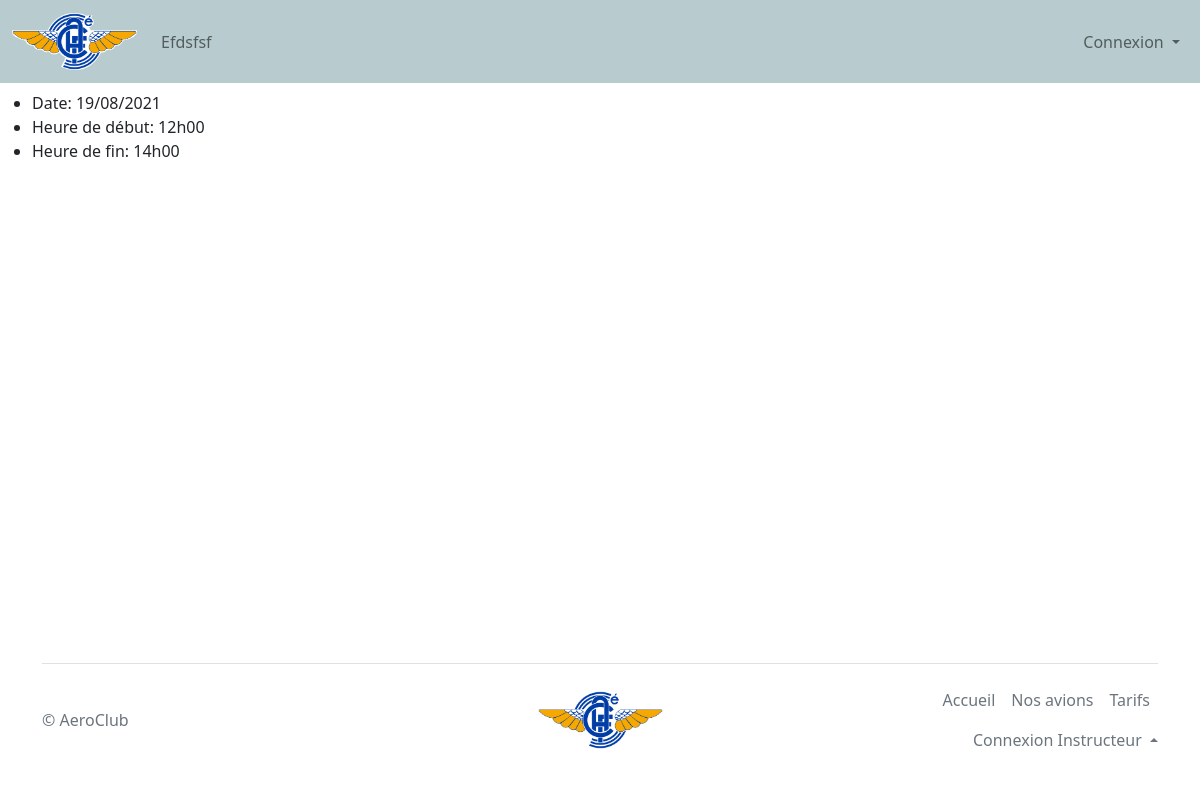
The app's page /activity.php?id=3 with its own data.
### tables this page shows
CREATE TABLE `schedule` (
  `id` int(11) NOT NULL,
  `id_member` int(11) NOT NULL,
  `id_activity` int(11) NOT NULL,
  `id_trainer` int(11) NOT NULL,
  `id_plane` int(11) NOT NULL,
  `start` datetime NOT NULL,
  `end` datetime NOT NULL
);

### src/Calendar/Activities.php (called while the page is built, shortened)
<?php
class Activities
{
    public function find(int $id): array
    {
        $db = getDatabaseConnection();
        $result = $db->query("SELECT * From schedule WHERE id = $id LIMIT 1")->fetch();
        return $result;
    }
}

### activity.php (the view, shortened to what this page needs)
<?php require 'src/Calendar/Activities.php'; ?>
<!DOCTYPE html>
<html lang="en">
<head>
    <?php include 'utils/head.php'; ?>
    <link rel="stylesheet" href="CSS/calendar.css">
</head>
<body class="d-flex flex-column h-100">    <?php
    include 'utils/header.php';
    $activities = new Calendar\Activities();
    try {
        $activity = $activities->find($_GET['id']);
    } catch (\Exception $e) {
        e404();
    }
    ?>
    <ul>
        <li>Date: <?= (new DateTime($activity['start']))->format('d/m/Y'); ?></li>
        <li>Heure de début: <?= (new DateTime($activity['start']))->format('H\hi'); ?></li>
        <li>Heure de fin: <?= (new DateTime($activity['end']))->format('H\hi'); ?></li>
    </ul>
    <?php include 'utils/footer.php'; ?>
</body>
</html>

### CSS/parallax.css (style rules this page uses)
body, html { height: 100%; margin: 0; padding: 0; }

### records on screen
schedule: start "19/08/2021", start "12h00", end "14h00"
